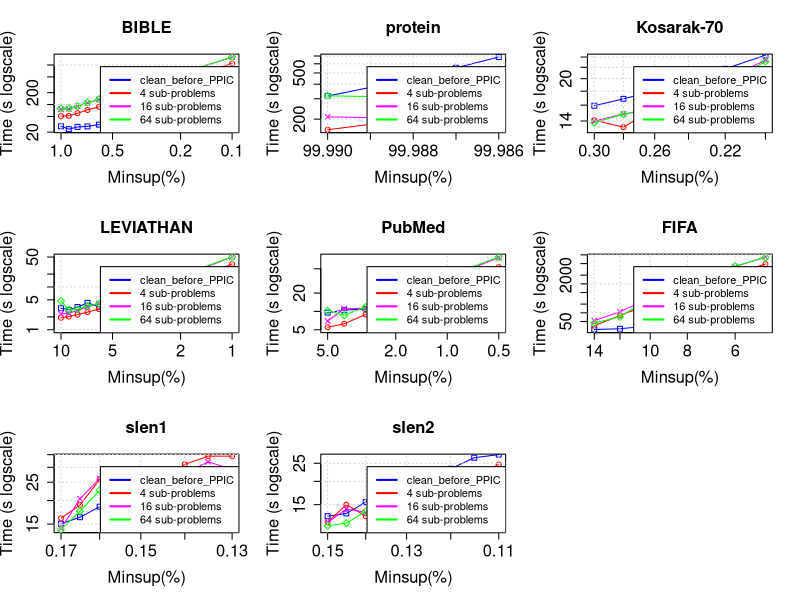

Reproduce this figure in R.
tiff("sub_problem_limit.png", width=9, height=9, units='in', res=120)
par(mfrow=c(3,3), cex.lab=1.5, cex.axis=1.5, cex.main=1.5, cex.sub=1.5)

#BIBLE
#DATA
x <- c(0.01, 0.009, 0.008, 0.007, 0.006, 0.005, 0.004, 0.003, 0.002, 0.001)*100

zero <- c(28247, 23874, 27147, 28035, 30995, 37511, 43290, 55725, 77181, 176405)/1000
one <- c(50760, 51732, 60535, 72886, 87593, 115659, 158423, 225739, 410056, 1096782)/1000
two <- c(76294, 77477, 90608, 109903, 133888, 173967, 233876, 337788, 602579, 1591939)/1000
three <- c(79276, 80430, 91285, 112419, 136481, 181523, 238008, 344930, 619925, 1591803)/1000

#PLOT
plot(x, zero, log = "xy", type="o", pch=0, xlab="Minsup(%)",ylab="Time (s logscale)", col="blue", xlim = rev(range(x)), ylim=c(23, 1591))
lines(x, one, col="red", type="o", pch=1)
lines(x, two, col="magenta", type="o", pch=4)
lines(x, three, col="green", type="o", pch=5)
title(main="BIBLE", cex.lab=1.5, cex.axis=1.5, cex.main=1.5, cex.sub=1.5)
grid()
legend("bottomright", legend=c("clean_before_PPIC", "4 sub-problems", "16 sub-problems", "64 sub-problems"), lty=c(1,1),lwd=c(2,2), col=c("blue", "red", "magenta", "green"), cex = 1)

#protein
#DATA
x <- c(0.9999, 0.99988, 0.99987, 0.99986)*100

zero <- c(316549, 446706, 554299, 686114)/1000
one <- c(162122, 201114, 242884, 297038)/1000
two <- c(209249, 203316, 257267, 276241)/1000
three <- c(317441, 309485, 355407, 395068)/1000

#PLOT
plot(x, zero, log = "xy", type="o", pch=0, xlab="Minsup(%)",ylab="Time (s logscale)", col="blue", xlim = rev(range(x)), ylim=c(162, 686))
lines(x, one, col="red", type="o", pch=1)
lines(x, two, col="magenta", type="o", pch=4)
lines(x, three, col="green", type="o", pch=5)
title(main="protein", cex.lab=1.5, cex.axis=1.5, cex.main=1.5, cex.sub=1.5)
grid()
legend("bottomright", legend=c("clean_before_PPIC", "4 sub-problems", "16 sub-problems", "64 sub-problems"), lty=c(1,1),lwd=c(2,2), col=c("blue", "red", "magenta", "green"), cex = 1)

#Kosarak-70
#DATA
x <- c(0.003, 0.0028, 0.0026, 0.0024, 0.0022, 0.002)*100

zero <- c(15922, 16873, 18065, 19459, 21731, 24384)/1000
one <- c(14087, 13289, 15546, 16644, 19775, 21091)/1000
two <- c(13978, 14856, 15432, 19653, 19934, 23360)/1000
three <- c(13806, 14835, 15677, 18240, 19243, 23082)/1000

#PLOT
plot(x, zero, log = "xy", type="o", pch=0, xlab="Minsup(%)",ylab="Time (s logscale)", col="blue", xlim = rev(range(x)), ylim=c(13, 24))
lines(x, one, col="red", type="o", pch=1)
lines(x, two, col="magenta", type="o", pch=4)
lines(x, three, col="green", type="o", pch=5)
title(main="Kosarak-70", cex.lab=1.5, cex.axis=1.5, cex.main=1.5, cex.sub=1.5)
grid()
legend("bottomright", legend=c("clean_before_PPIC", "4 sub-problems", "16 sub-problems", "64 sub-problems"), lty=c(1,1),lwd=c(2,2), col=c("blue", "red", "magenta", "green"), cex = 1)

#LEVIATHAN
#DATA
x <- c(0.1, 0.09, 0.08, 0.07, 0.06, 0.05, 0.04, 0.03, 0.02, 0.01)*100

zero <- c(3170, 2933, 3398, 4253, 3470, 3782, 4780, 5159, 6189, 10052)/1000
one <- c(1905, 2036, 2258, 2588, 3035, 3606, 4770, 6861, 11728, 34362)/1000
two <- c(2360, 2437, 2841, 3472, 4087, 5033, 6695, 9631, 17194, 50332)/1000
three <- c(4695, 2907, 3009, 3612, 4031, 5242, 6884, 9847, 18721, 50366)/1000

#PLOT
plot(x, zero, log = "xy", type="o", pch=0, xlab="Minsup(%)",ylab="Time (s logscale)", col="blue", xlim = rev(range(x)), ylim=c(1, 50))
lines(x, one, col="red", type="o", pch=1)
lines(x, two, col="magenta", type="o", pch=4)
lines(x, three, col="green", type="o", pch=5)
title(main="LEVIATHAN", cex.lab=1.5, cex.axis=1.5, cex.main=1.5, cex.sub=1.5)
grid()
legend("bottomright", legend=c("clean_before_PPIC", "4 sub-problems", "16 sub-problems", "64 sub-problems"), lty=c(1,1),lwd=c(2,2), col=c("blue", "red", "magenta", "green"), cex = 1)

#PubMed
#DATA
x <- c(0.05, 0.04, 0.03, 0.02, 0.01, 0.005)*100

zero <- c(9556, 10489, 10974, 12881, 20003, 30201)/1000
one <- c(5494, 6279, 8908, 11993, 24468, 53224)/1000
two <- c(6937, 11094, 11224, 16736, 35125, 76480)/1000
three <- c(10275, 8679, 11798, 18015, 38137, 78141)/1000

#PLOT
plot(x, zero, log = "xy", type="o", pch=0, xlab="Minsup(%)",ylab="Time (s logscale)", col="blue", xlim = rev(range(x)), ylim=c(5, 78))
lines(x, one, col="red", type="o", pch=1)
lines(x, two, col="magenta", type="o", pch=4)
lines(x, three, col="green", type="o", pch=5)
title(main="PubMed", cex.lab=1.5, cex.axis=1.5, cex.main=1.5, cex.sub=1.5)
grid()
legend("bottomright", legend=c("clean_before_PPIC", "4 sub-problems", "16 sub-problems", "64 sub-problems"), lty=c(1,1),lwd=c(2,2), col=c("blue", "red", "magenta", "green"), cex = 1)

#FIFA
#DATA
x <- c(0.14, 0.12, 0.1, 0.09, 0.08, 0.07, 0.06, 0.05)*100

zero <- c(26572, 28193, 35703, 44324, 48639, 57630, 72229, 117669)/1000
one <- c(35786, 80634, 201769, 399266, 748778, 1333258, 2417993, 4765888)/1000
two <- c(53734, 108717, 325362, 643100, 1216430, 2365059, 3941060, 8427763)/1000
three <- c(44586, 72593, 336544, 665348, 1254170, 2274831, 4104472, 8176178)/1000

#PLOT
plot(x, zero, log = "xy", type="o", pch=0, xlab="Minsup(%)",ylab="Time (s logscale)", col="blue", xlim = rev(range(x)), ylim=c(26, 8427))
lines(x, one, col="red", type="o", pch=1)
lines(x, two, col="magenta", type="o", pch=4)
lines(x, three, col="green", type="o", pch=5)
title(main="FIFA", cex.lab=1.5, cex.axis=1.5, cex.main=1.5, cex.sub=1.5)
grid()
legend("bottomright", legend=c("clean_before_PPIC", "4 sub-problems", "16 sub-problems", "64 sub-problems"), lty=c(1,1),lwd=c(2,2), col=c("blue", "red", "magenta", "green"), cex = 1)

#slen1
#DATA
x <- c(0.0017, 0.00165, 0.0016, 0.00155, 0.0015, 0.00145, 0.0014, 0.00135, 0.0013)*100

zero <- c(15077, 16317, 18549, 18766, 19779, 20306, 21739, 23757, 26922)/1000
one <- c(16122, 18923, 25873, 24790, 25261, 25555, 31107, 34374, 34367)/1000
two <- c(14207, 20422, 26171, 26743, 25495, 26272, 27868, 32067, 29220)/1000
three <- c(14021, 17581, 22671, 22370, 22365, 24291, 26577, 26953, 28617)/1000

#PLOT
plot(x, zero, log = "xy", type="o", pch=0, xlab="Minsup(%)",ylab="Time (s logscale)", col="blue", xlim = rev(range(x)), ylim=c(14, 34))
lines(x, one, col="red", type="o", pch=1)
lines(x, two, col="magenta", type="o", pch=4)
lines(x, three, col="green", type="o", pch=5)
title(main="slen1", cex.lab=1.5, cex.axis=1.5, cex.main=1.5, cex.sub=1.5)
grid()
legend("bottomright", legend=c("clean_before_PPIC", "4 sub-problems", "16 sub-problems", "64 sub-problems"), lty=c(1,1),lwd=c(2,2), col=c("blue", "red", "magenta", "green"), cex = 1)

#slen2
#DATA
x <- c(0.0015, 0.00145, 0.0014, 0.00135, 0.0013, 0.00125, 0.0012, 0.00115, 0.0011)*100

zero <- c(13005, 13462, 15471, 20308, 19068, 20138, 23366, 26772, 27830)/1000
one <- c(12084, 14995, 13020, 20522, 19940, 20250, 21972, 21314, 24658)/1000
two <- c(12043, 14214, 13641, 16744, 17296, 19217, 20962, 21074, 22696)/1000
three <- c(11556, 11939, 13804, 16743, 16085, 17957, 17446, 19506, 20711)/1000

#PLOT
plot(x, zero, log = "xy", type="o", pch=0, xlab="Minsup(%)",ylab="Time (s logscale)", col="blue", xlim = rev(range(x)), ylim=c(11, 27))
lines(x, one, col="red", type="o", pch=1)
lines(x, two, col="magenta", type="o", pch=4)
lines(x, three, col="green", type="o", pch=5)
title(main="slen2", cex.lab=1.5, cex.axis=1.5, cex.main=1.5, cex.sub=1.5)
grid()
legend("bottomright", legend=c("clean_before_PPIC", "4 sub-problems", "16 sub-problems", "64 sub-problems"), lty=c(1,1),lwd=c(2,2), col=c("blue", "red", "magenta", "green"), cex = 1)

dev.off()
